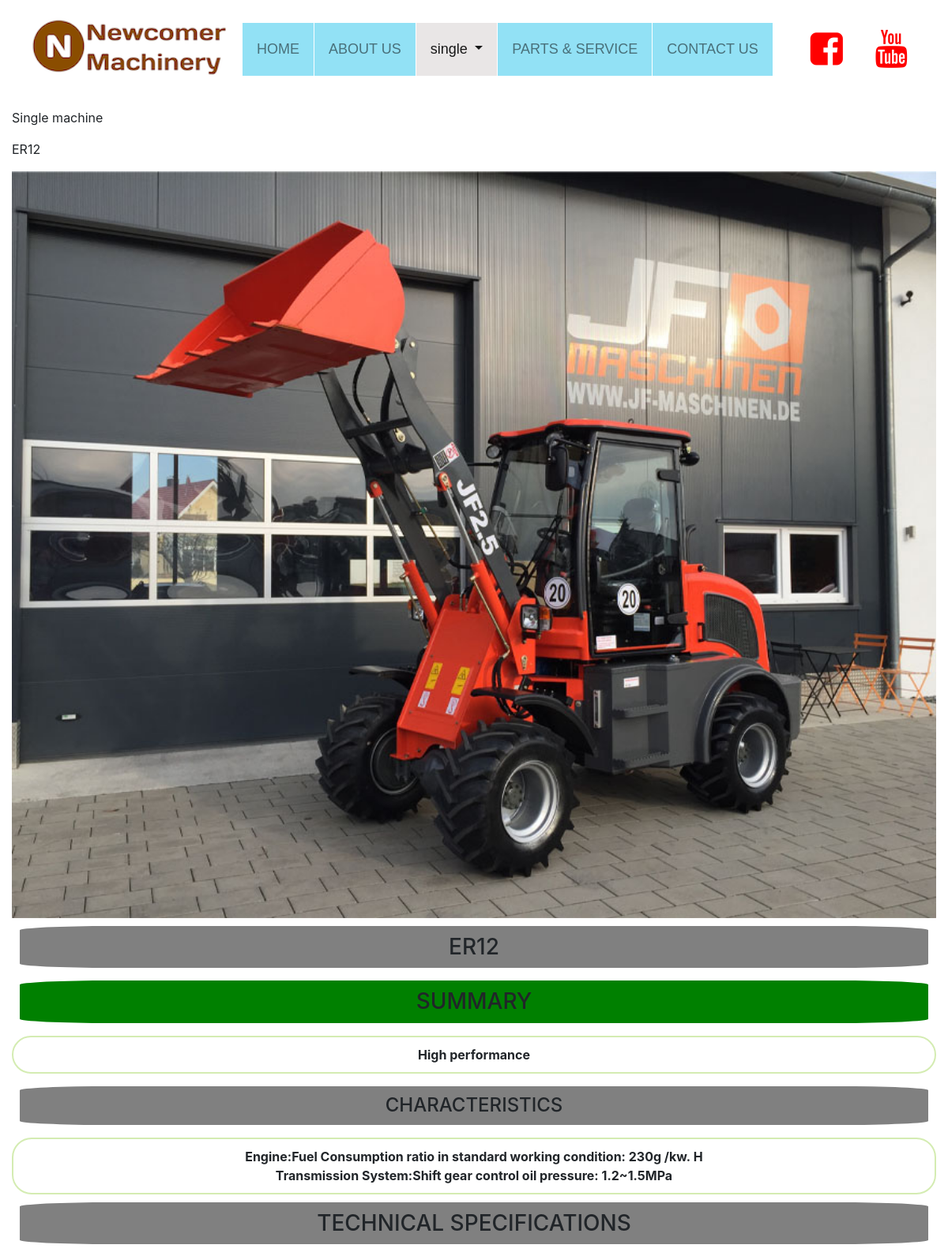
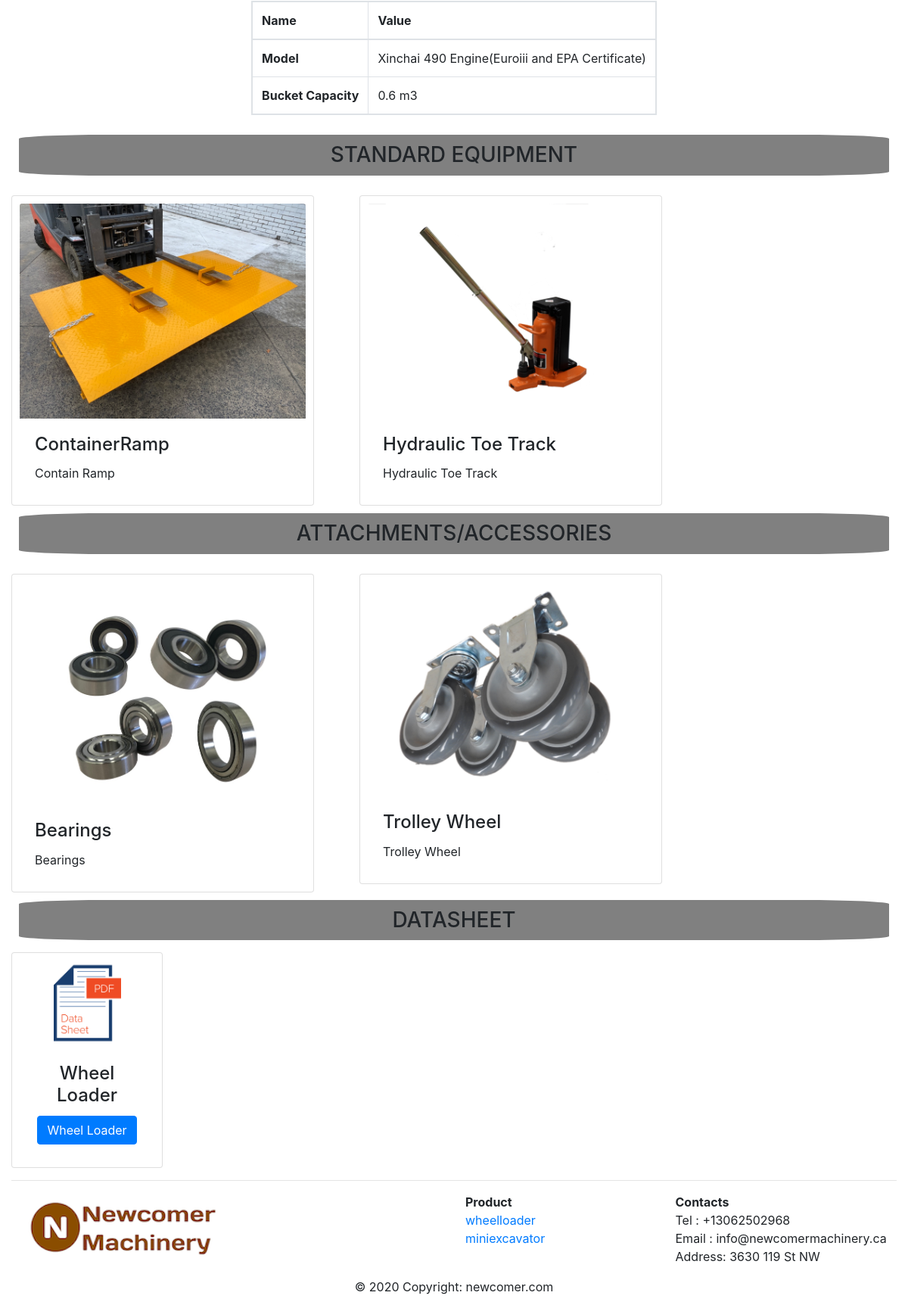
The app's page /machine/ER12/singlemachine with its own data (2 pictures, top to bottom).
### machine/models.py (models this page shows, shortened)
class imageLibrary(models.Model):
    name=models.CharField(max_length=40)
    image=models.ImageField(upload_to='images')
    description=models.CharField(max_length=400)

class Machine(models.Model):
    maincategoryID=models.ForeignKey(MachineCategory,on_delete=models.CASCADE,related_name="machinecategory")
    name=models.CharField(max_length=40)
    price=MoneyField( max_digits=14, decimal_places=2, default_currency='CAD',null=True)
    imgid=models.ForeignKey(imageLibrary,on_delete=models.CASCADE,related_name="mimages")
    summary=models.CharField(max_length=500)
    character=models.ManyToManyField(characteristic,blank=True,null=True,related_name="machines")
    techspec=models.ManyToManyField(techspec,blank=True,null=True,related_name="techspec")
    stdequip=models.ManyToManyField(stdequipment,blank=True,null=True,related_name="standardequipment")
    attach=models.ManyToManyField(attach,blank=True,null=True,related_name="attachment")
    descr=models.CharField(max_length=2000)
    datash=models.ForeignKey(datasheet,blank=True, null=True, on_delete=models.CASCADE,related_name="datasheet")

class characteristic(models.Model):
    name=models.CharField(max_length=40)
    description=models.CharField(max_length=100)

class techspec(models.Model):
    name=models.CharField(max_length=40)
    param=models.CharField(max_length=60)

class stdequipment(models.Model):
    name=models.CharField(max_length=40)
    imgID=models.ForeignKey(imageLibrary,on_delete=models.CASCADE,related_name="stdequipimage")
    descr=models.CharField(max_length=400)

class attach(models.Model):
    name=models.CharField(max_length=40)
    imgID=models.ForeignKey(imageLibrary,on_delete=models.CASCADE,related_name="attachimage")
    description=models.CharField(max_length=400)

class datasheet(models.Model):
    name=models.CharField(max_length=40)
    filepath=models.FileField()
    description=models.CharField(max_length= 400)

class MachineCategory(models.Model):
    name=models.CharField(max_length=40)
    imgID=models.ForeignKey(imageLibrary,on_delete=models.CASCADE,related_name="mcimagelibrary")
    description=models.CharField(max_length=400)

class companycontact(models.Model):
    companyname=models.CharField(max_length=40)
    addr=models.CharField(max_length=40)
    telinfo=PhoneField(blank=True, help_text='Contact phone number')
    faxinfo=PhoneField(blank=True, help_text='Contact fax number')
    email=models.CharField(max_length=40)

### machine/views.py (the view)
# urls.py: path("<str:machinename>/singlemachine",views.singlemachine,name="singlemachine"),
def singlemachine(request,machinename):
    machine=Machine.objects.get(name=machinename)
    return render(request,"machine/singlemachine.html",{
        "product_page":"active",
        "product_menu":"single",
        "machine":machine,
        "datasheeticon": imageLibrary.objects.get(name="datasheeticon"),
        "characts":machine.character.all(),
        "machinecategory":MachineCategory.objects.all(),
        "machineall":Machine.objects.all(),
        "images": imageLibrary.objects.all(),
        "logo":imageLibrary.objects.get(name="logo"),
        "contact":companycontact.objects.last(),
    })

### machine/templates/machine/singlemachine.html (shortened to what this page needs)
{% extends "machine/layout.html"%}
{% load static %}
{% block header %}
<p>Single machine</p>
<p>{{ machine.name }}</p>
<img src={{ machine.imgid.image.url}} alt={{ machine.name }} width="100%%" height="auto">
<h3 style="margin:10px;"><p style="background-color:grey;border-radius: 10%;padding:10px; text-align:center;">{{ machine.name }}</p></h3>
{% endblock %}
{% block body %}
    <h3 style="margin:10px;"><p class="catetitle" style="background-color:green;border-radius: 10%;padding:10px;
                text-align:center;">SUMMARY</p></h3>
    <p class="summary_format">{{ machine.summary }}</p>
    {% if characts != null %}
        <h4 style="margin:10px;"><p class="catetitle" style="background-color:grey;border-radius: 10%;padding:10px;
                text-align:center;">CHARACTERISTICS</p></h4>
        <div class="summary_format">
            {% for characteristic in characts %}
                <span >{{ characteristic.name }}:{{ characteristic.description}} </span> <br>
            {% endfor %}
        </div>
    {% endif %}
    {% if machine.techspec != null %}
        <h3 style="margin:10px;"><p class="catetitle" style="background-color:grey;border-radius: 10%;padding:10px;
                text-align:center;">TECHNICAL SPECIFICATIONS</p></h3>
        <div class="row justify-content-center">
            <div class="col-auto">
                <table class="table table-bordered table-responsive" >
                    <thead>
                        <tr>
                            <th scope="col">Name</th>
                            <th scope="col">Value</th>
                        </tr>
                    </thead>
                    <tbody>
                        {% for techspecs in machine.techspec.all %}
                            <tr>
                                <th scope="row">{{ techspecs.name}}</th>
                                <td>{{ techspecs.param}}</td>
                            </tr>
                        {% endfor %}
                    </tbody>
                </table>
            </div>
        </div>
    {% endif %}
    {% if machine.stdequip != null %}
        <h3 style="margin:10px;"><p class="catetitle" style="background-color:grey;border-radius: 10%;padding:10px;
                text-align:center;">STANDARD EQUIPMENT</p></h3>
        <div class="row">
            <div class="card-deck">
                {% for stdeqp in machine.stdequip.all %}
                    <div class="col-md-6">
                        <div class="card" style="width:400px;padding:10px; margin-top:10px">
                            <img class="card-img-top" src={{ stdeqp.imgID.image.url }} alt={{ stdeqp.name}} style="width:100%">
                            <div class="card-body">
                                <h4 class="card-title">{{ stdeqp.name}}</h4>
                                <p class="card-text">{{ stdeqp.descr}}</p>
                            </div>
                        </div>
                    </div>
                {% endfor %}
            </div>
        </div>
    {% endif%}
    {% if machine.attach != null %}
        <h3 style="margin:10px;"><p class="catetitle" style="background-color:grey;border-radius: 10%;padding:10px;
                text-align:center;">ATTACHMENTS/ACCESSORIES</p></h3>
        <div class="row">
            <div class="card-deck">
                {% for accessory in machine.attach.all %}
                    <div class="col-md-6">
                        <div class="card" style="width:400px;padding:10px;margin-top:10px">
                            <img class="card-img-top" src={{ accessory.imgID.image.url }} alt={{ accessory.name}} style="width:100%">
                            <div class="card-body">
                                <h4 class="card-title">{{ accessory.name}}</h4>
                                <p class="card-text">{{ accessory.description}}</p>
                            </div>
                        </div>
                    </div>
                {% endfor %}
            </div>
        </div>
    {% endif%}
    {% if machine.datash != null %}
        <h3 style="margin:10px;"><p class="catetitle" style="background-color:grey;border-radius: 10%;padding:10px;
                text-align:center;">DATASHEET</p></h3>
        <div class="row">
            <div class="card-deck">
                    <div class="col-md-3">
                        <div class="card text-center" style="width:200px;padding:10px;">
                            <div class="card-body">
                                <h4 class="card-title">{{ machine.datash.name}}</h4>
                                <a href={{ machine.datash.filepath.url }} class="btn btn-primary stretched-link">{{ machine.datash.name}}</a>
                            </div>
                        </div>
                    </div>
            </div>
        </div>
    {% endif%}
{% endblock %}

### machine/templates/machine/layout.html (shortened to what this page needs)
{% load static %}
<!DOCTYPE html>
<html lang="en">
<head>
    <link rel="stylesheet" href="https://stackpath.bootstrapcdn.com/bootstrap/4.5.2/css/bootstrap.min.css">
    <link rel="stylesheet" href="https://cdnjs.cloudflare.com/ajax/libs/font-awesome/4.7.0/css/font-awesome.min.css">
    <link rel="stylesheet" type="text/css" href="{% static 'machine/style/style.css' %}">
</head>
<body>
    <header>
        <div class="header">
            <nav class="navbar navbar-expand-lg  navbar-light bg-white fixed-top">
                <div class="container-fluid">
                    <div class="navbar-header">
                        <a class="navbar-brand" href="{% url 'index'%}">
                            <img src={{ logo.image.url}} alt="Logo" class="img-responsive" style="float: left;">
                        </a>
                    </div>
                    <div class="collapse navbar-collapse" id="collapsibleNavbar">
                            <ul class="nav navbar-nav" >
                                <li class="nav-item {{ home_page }}" >
                                    <a class="nav-link" href="{% url 'index'%}">HOME</a>
                                </li>
                                <li class="nav-item {{ about_page }}" >
                                    <a class="nav-link" href={% url 'about' %}>ABOUT US</a>
                                </li>
                                <li class="nav-item dropdown {{ product_page }}" >
                                    <a class="nav-link dropdown-toggle" data-toggle="dropdown" href="#">{{ product_menu }} </a>
                                </li>
                                <li class="nav-item {{ parts_page }}" >
                                    <a class="nav-link" href="#">PARTS & SERVICE</a>
                                </li>
                                <li class="nav-item {{ contact_page }}" >
                                    <a class="nav-link" href={% url 'contact' %}>CONTACT US</a>
                                </li>
                            </ul>
                            <ul class="nav navbar-nav ml-auto" >
                                <li ><a href="#"><i class="fa fa-facebook-square" style="font-size:48px;color:red"></i></a></li>
                                <li ><a href="#"><i class="fa fa-youtube" style="font-size:48px;color:red"></i></a></li>
                            </ul>
                    </div>
                </div>
            </nav>
        </div>
    </header>
    <div class="container-fluid" style="margin-top:120px">
        {% block header %}
        {% endblock %}
        {% block body %}
        {% endblock %}
    </div>
    <footer class="container-fluid">
        <hr>
        <div class="container-fluid">
            <div class="row">
                <div class="col-md-6 mt-md-0 mt-3">
                    <img src={{ logo.image.url}} alt="Logo" class="img-responsive" style="float: left;">
                </div>
                <div class="col-md-3 mb-md-0 mb-3">
                    <strong>Product</strong>
                    <br>
                    <ul class="list-unstyled">
                        <li class="bottom-nav">
                            {% for cat in machinecategory %}
                                <font style="vertical-align: inherit;" >
                                    <a href={% url 'category' cat.name %}>{{ cat.name }}</a>
                                </font>
                                <br>
                            {% endfor %}
                        </li>
                    </ul>
                </div>
                <div>
                    <strong>Contacts</strong>
                    <div>
                        <div>Tel : {{ contact.telinfo }}</div>
                        <div>Email : {{ contact.email }}</div>
                        <div>Address: {{ contact.addr }}</div>
                    </div>
                </div>
            </div>
        </div>
        <div class="footer-copyright text-center py-3">© 2020 Copyright:
            newcomer.com
        </div>
    </footer>
</body>
</html>

### static/machine/style/style.css (style rules this page uses)
.nav.navbar-nav,.dropdown-menu { background-color: rgb(146, 225, 245); }
.nav.navbar-nav.ml-auto { background-color: rgb(255, 255, 255); }
.nav.navbar-nav li a { font-family: 'Gill Sans', 'Gill Sans MT', Calibri, 'Trebuchet MS', sans-serif; padding:10px; font-size: large; color: white ; }
.nav.navbar-nav li { border-right:1px solid rgb(255, 255, 255); padding:10px; }
.nav.navbar-nav li:last-child { border:none; }
.active, .nav-item:hover { background-color: rgb(233, 230, 230); color: rgb(146, 225, 245) ; }
.summary_format { border-radius: 25px; font-weight: bold; border: 2px solid #d4ecb2; padding: 10px; width: 100%; height: auto; text-align:center; }

### records on screen
imageLibrary: image (picture)
Machine: name "ER12", imgid.image (picture), summary "High performance", datash.name "Wheel Loader"
characteristic: name "Engine", description "Fuel Consumption ratio in standard working condition: 230g /kw. H"
characteristic: name "Transmission System", description "Shift gear control oil pressure: 1.2~1.5MPa"
techspec: name "Model", param "Xinchai 490 Engine(Euroiii and EPA Certificate)"
techspec: name "Bucket Capacity", param "0.6 m3"
stdequipment: imgID.image (picture), name "ContainerRamp", descr "Contain Ramp"
stdequipment: imgID.image (picture), name "Hydraulic Toe Track", descr "Hydraulic Toe Track"
attach: imgID.image (picture), name "Bearings", description "Bearings"
attach: imgID.image (picture), name "Trolley Wheel", description "Trolley Wheel"
MachineCategory: name "wheelloader"
MachineCategory: name "miniexcavator"
companycontact: telinfo "+13062502968", email "info@newcomermachinery.ca", addr "3630 119 St NW"

### other values on screen
{{ product_menu }} "single"
